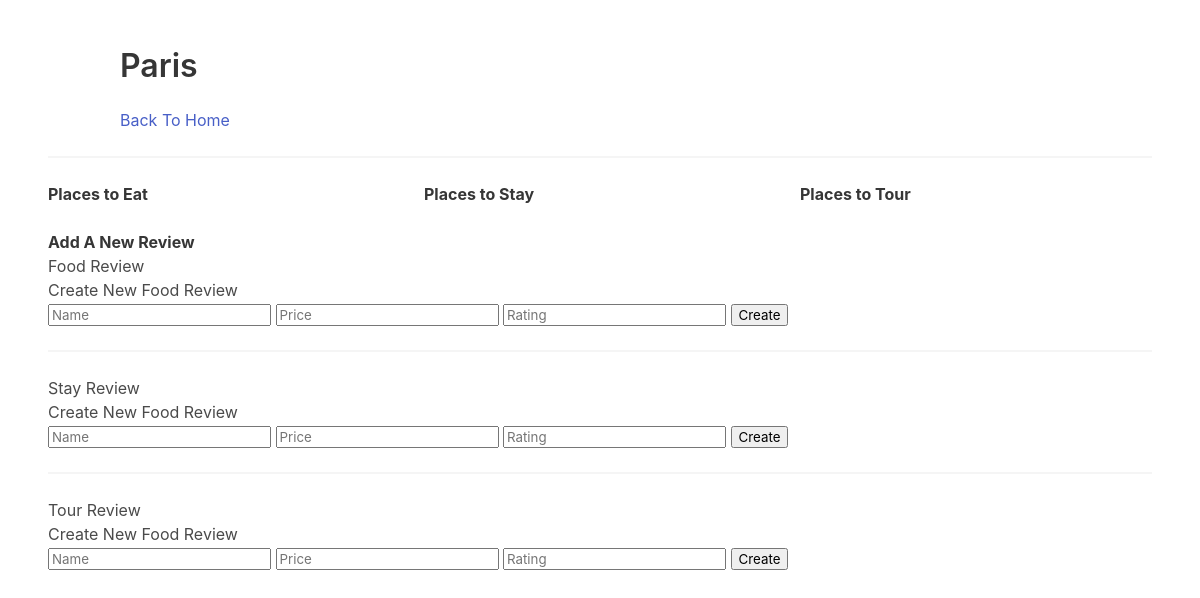
Page /place/Paris on the earlier database version.
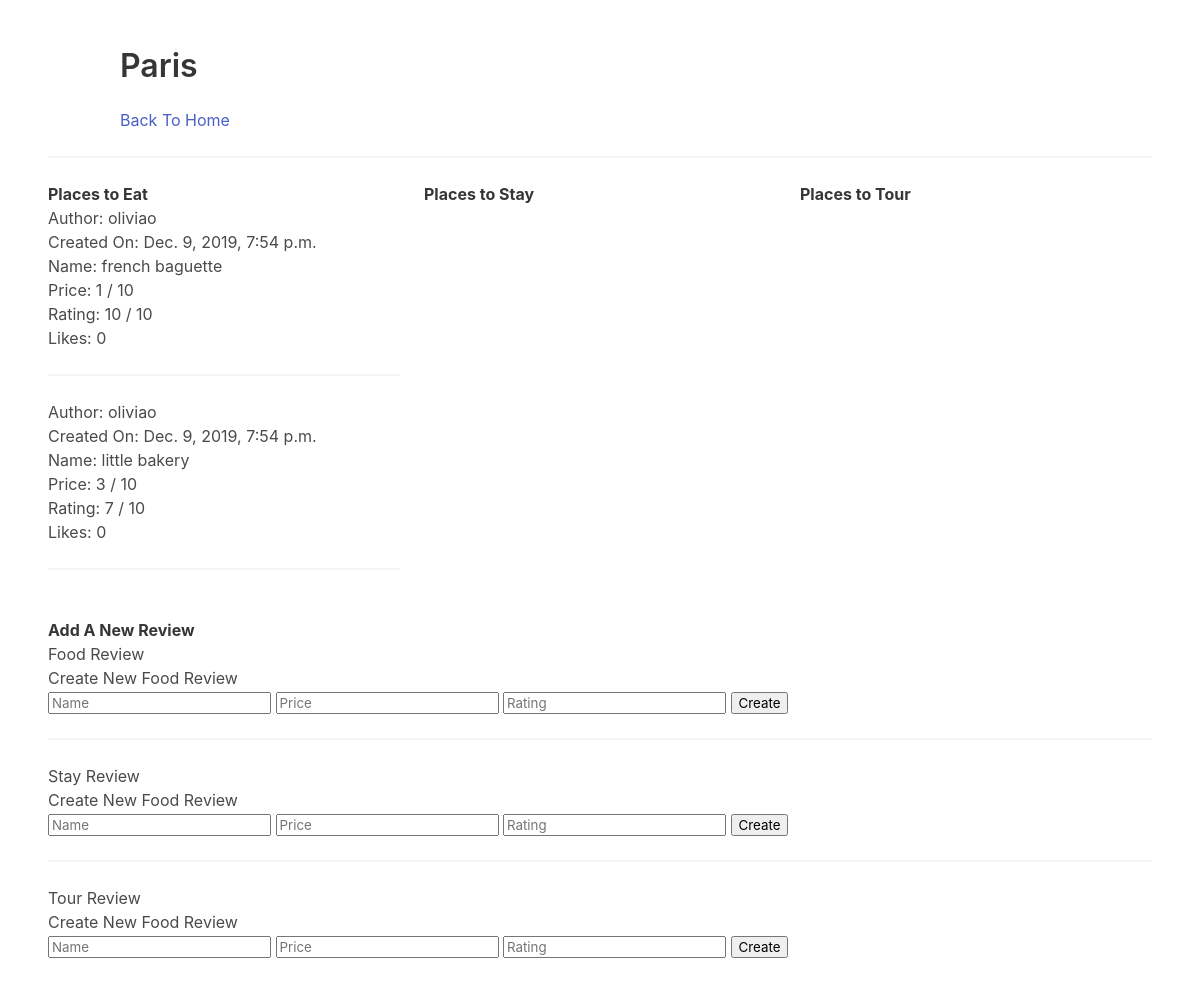
Same page on the later database version.
### core/models.py (models this page shows)
class FoodReview(models.Model):
    author = models.ForeignKey(User, on_delete=models.DO_NOTHING)
    body = models.CharField(max_length=140)
    created_at = models.DateTimeField(auto_now=True)
    num_likes = models.IntegerField(default=0)
    price = models.IntegerField(default = 0)
    rating = models.IntegerField(default = 0)

### core/views.py (the view)
# urls.py: path('place/<str:name>', place, name='place'),
def place(request, name):
    if request.method == "POST":
        body = request.POST["name"]
        price = request.POST["price"]
        rating = request.POST["rating"]
        p = Place.objects.get(name=name)
        if 'food' in request.POST:
            f = FoodReview.objects.create(author=request.user, body=body, num_likes=0, price=price, rating=rating)
            p.food.add(f)
        elif 'stay' in request.POST:
            s = StayReview.objects.create(author=request.user, body=body, num_likes=0, price=price, rating=rating)
            p.stay.add(s)
        elif 'tour' in request.POST:
            t = TourReview.objects.create(author=request.user, body=body, num_likes=0, price=price, rating=rating)
            p.tour.add(t)
        return redirect(request.META['HTTP_REFERER'])
    else:
        place = Place.objects.get(name=name)
        foodRev = place.food.all()
        stayRev = place.stay.all()
        tourRev = place.tour.all()
        return render(request, "place.html", {"place": place, "foodRev": foodRev, "stayRev" : stayRev, "tourRev": tourRev})

### core/templates/place.html (shortened to what this page needs)
<!DOCTYPE html>
<html>
  <head>
    <link rel="stylesheet" href="https://cdn.jsdelivr.net/npm/bulma@0.8.0/css/bulma.min.css">
  </head>
  <body>
  <section class="section">
    <div class="container">
      <h1 class="title">
        {{place.name}}
      </h1>
      <a href="/">Back To Home</a>
    </div>
    <hr>
    <div class="columns">
                <div class="column">
                                <strong> Places to Eat </strong>
                                {% for f in foodRev %}
                                        <p> Author: {{f.author}}</p>
                                        <p> Created On: {{f.created_at}}</p>
                                        <p> Name: {{f.body}} </p>
                                       <p> Price: {{f.price}} / 10</p>
                                       <p> Rating: {{f.rating}} / 10</p>
                                       <p> Likes: {{f.num_likes}} </p>
                                        <hr>
                                {% endfor %}
                </div>
                <div class="column">
                                <strong> Places to Stay </strong>
                </div>
                <div class="column">
                                <strong> Places to Tour </strong>
                </div>
              </div>
<strong>Add A New Review</strong>
<h5> Food Review </h5>
<form method="POST" action={{place.name}}>
    <p>Create New Food Review</p>
    <input name="name" placeholder="Name" />
    <input name="price" placeholder="Price" />
    <input name="rating" placeholder="Rating" />
    <input type="submit" name="food" value="Create"/>
</form>
<hr>
<h5> Stay Review </h5>
<form method="POST" action={{place.name}}>
    <p>Create New Food Review</p>
    <input name="name" placeholder="Name" />
    <input name="price" placeholder="Price" />
    <input name="rating" placeholder="Rating" />
    <input type="submit" name="stay" value="Create"/>
</form>
<hr>
<h5> Tour Review </h5>
<form method="POST" action={{place.name}}>
    <p>Create New Food Review</p>
    <input name="name" placeholder="Name" />
    <input name="price" placeholder="Price" />
    <input name="rating" placeholder="Rating" />
    <input type="submit" name="tour" value="Create"/>
</form>
  </section>
  </body>
</html>

Differences in the rows shown:
added FoodReview: author "oliviao", created_at "Dec. 9, 2019, 7:54 p.m.", body "french baguette", price "1", rating "10", num_likes "0"
added FoodReview: author "oliviao", created_at "Dec. 9, 2019, 7:54 p.m.", body "little bakery", price "3", rating "7", num_likes "0"
